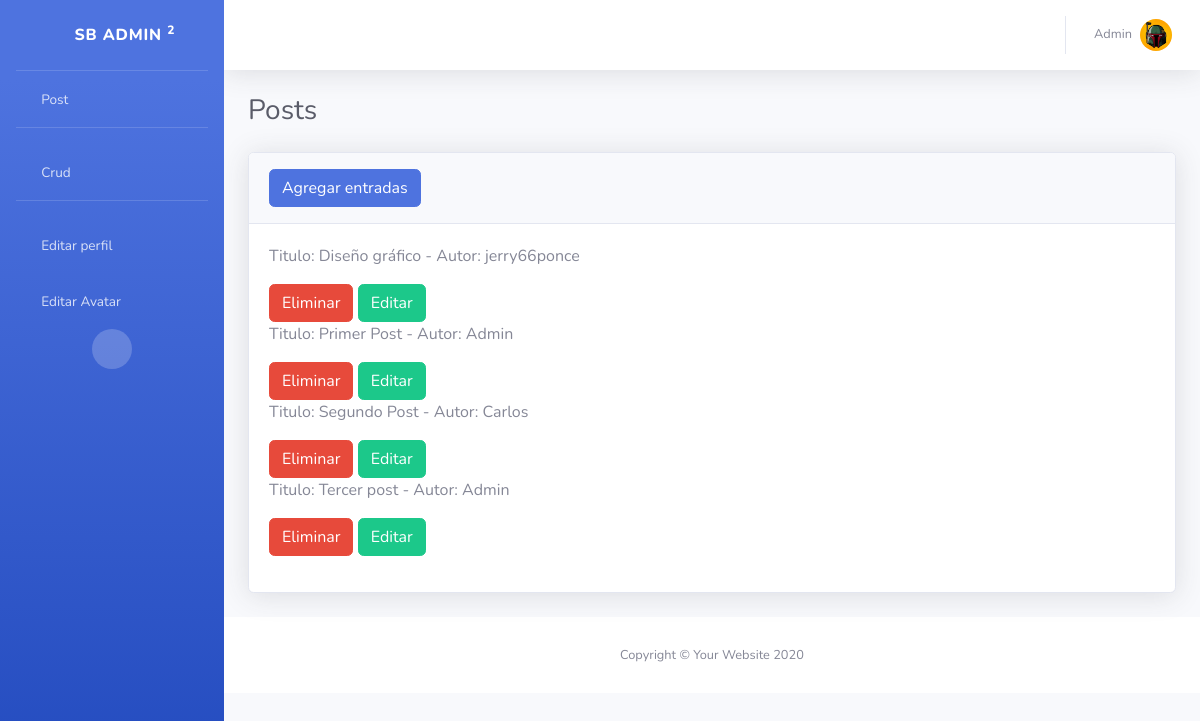
The app's page /leerEntradas (signed in) with its own data.
### coder/models.py (models this page shows)
class Post(models.Model):
    titulo = models.CharField(max_length=100)
    subtitulo = models.CharField(max_length=100)
    cuerpo = RichTextField(verbose_name="Contenido")
    autor = models.ForeignKey(User, on_delete=models.CASCADE)
    fecha = models.DateField()
    imagen = models.URLField(default="Pega el link de una imagen")
    slug = models.SlugField(max_length=200, unique=True)
    def __str__(self):
        return f"Titulo: {self.titulo} - Autor: {self.autor}"
    class Meta:
        verbose_name = "Post"  # traduce el nombre de la app
        verbose_name_plural = "posts"  # traduce el nombre de la app

### coder/views.py (the view)
# urls.py: path("leerEntradas", leerEntradas, name="LeerEntradas"),
def leerEntradas(request):
    avatares = Avatar.objects.filter(user=request.user.id)
    url_avatar = None
    if avatares.exists():
        url_avatar = avatares[0].imagen.url
    entradas = Post.objects.all()  # trae todas las entradas
    contexto = {
        "entradas": entradas,
        "url": url_avatar,
    }  # el contexto sirve para imprimir las entradas
    return render(request, "coder/crud.html", contexto)

### coder/templates/coder/crud.html
{%extends 'coder/base2.html'%}
{% block content %}
<h1 class="h3 mb-4 text-gray-800">Posts</h1>
<div class="card shadow mb-4">
    <div class="card-header py-3">
        <a class="btn btn-primary" href="{% url 'fields' %}">Agregar entradas</a>
    </div>
    <div class="card-body">
        <div class="table-responsive">
            <table class="table table-bordered" id="dataTable" width="100%" cellspacing="0">
                {%for p in entradas%}
                <div class="estilizar">
                    <div class="contenido">
                        <p>{{p}}</p>
                    </div>
                    <div class="botones">
                        <a  class="btn btn-danger" href="{% url 'EliminarEntradas' p.titulo %}">Eliminar</a>
                        <a  class="btn btn-success" href="{% url 'EditarEntradas' p.titulo %}">Editar</a>
                    </div>
                </div>
                {%endfor%}
            </table>
        </div>
    </div>
</div>
{% endblock %}

### coder/templates/coder/base2.html (shortened to what this page needs)
<!DOCTYPE html>
<html lang="en">
<head>
    {% load static %}
    <link href="{% static 'core/vendor/fontawesome-free/css/all.min.css' %}" rel="stylesheet" type="text/css">
    <link href="{% static 'core/css/sb-admin-2.min.css' %}" rel="stylesheet">
</head>
<body id="page-top">
    <div id="wrapper">
        <ul class="navbar-nav bg-gradient-primary sidebar sidebar-dark accordion" id="accordionSidebar">
            <a class="sidebar-brand d-flex align-items-center justify-content-center" href="{% url 'fields' %}">
                <div class="sidebar-brand-icon rotate-n-15">
                    <i class="fas fa-laugh-wink"></i>
                </div>
                <div class="sidebar-brand-text mx-3">SB Admin <sup>2</sup></div>
            </a>
            <hr class="sidebar-divider my-0">
            <li class="nav-item">
                <a class="nav-link" href="{% url 'fields' %}">
                    <i class="fas fa-fw fa-tachometer-alt"></i>
                    <span>Post</span></a>
            </li>
            <hr class="sidebar-divider d-none d-md-block">
            <li class="nav-item">
                <a class="nav-link" href="{% url 'LeerEntradas' %}">
                    <i class="fas fa-fw fa-table"></i>
                    <span>Crud</span></a>
            </li>
            <hr class="sidebar-divider d-none d-md-block">
            <li class="nav-item">
                <a class="nav-link" href="{% url 'editarPerfil' %}">
                    <i class="fas fa-fw fa-table"></i>
                    <span>Editar perfil</span></a>
            </li>
            <li class="nav-item">
                <a class="nav-link" href="{% url 'editarAvatar' %}">
                    <i class="fas fa-fw fa-table"></i>
                    <span>Editar Avatar</span></a>
            </li>
            <div class="text-center d-none d-md-inline">
                <button class="rounded-circle border-0" id="sidebarToggle"></button>
            </div>
        </ul>
        <div id="content-wrapper" class="d-flex flex-column">
            <div id="content">
        <nav class="navbar navbar-expand navbar-light bg-white topbar mb-4 static-top shadow">
            <ul class="navbar-nav ml-auto">
                <li class="nav-item dropdown no-arrow">
                    <a class="nav-link dropdown-toggle" href="#" id="userDropdown" role="button"
                        data-toggle="dropdown" aria-haspopup="true" aria-expanded="false">
                        <span class="mr-2 d-none d-lg-inline text-gray-600 small">{{ user.username }}</span>
                        <img class="img-profile rounded-circle"
                            src="{{url}}">
                    </a>
                </li>
            </ul>
        </nav>
        <div class="container-fluid">
        {% block content %}
        {% endblock %}
    </div>
            <footer class="sticky-footer bg-white">
                <div class="container my-auto">
                    <div class="copyright text-center my-auto">
                        <span>Copyright &copy; Your Website 2020</span>
                    </div>
                </div>
            </footer>
        </div>
    </div>
</body>
</html>

### records on screen
Post: titulo+autor "Titulo: Diseño gráfico - Autor: jerry66ponce"
Post: titulo+autor "Titulo: Primer Post - Autor: Admin"
Post: titulo+autor "Titulo: Segundo Post - Autor: Carlos"
Post: titulo+autor "Titulo: Tercer post - Autor: Admin"

### other values on screen
{{ user.username }} "Admin"
